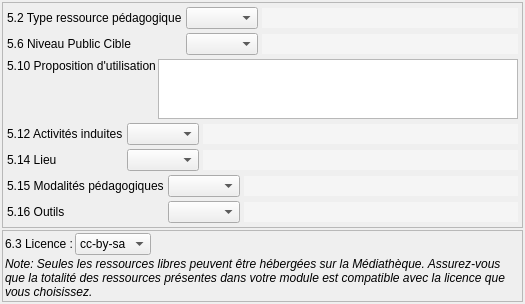
     <widget class="QWidget" name="widgetAbulEduMediathequePushPage2">
      <layout class="QGridLayout" name="gridLayout_14">
       <property name="leftMargin">
        <number>2</number>
       </property>
       <property name="topMargin">
        <number>2</number>
       </property>
       <property name="rightMargin">
        <number>2</number>
       </property>
       <property name="bottomMargin">
        <number>2</number>
       </property>
       <property name="spacing">
        <number>2</number>
       </property>
       <item row="0" column="0">
        <widget class="QFrame" name="frLOM5">
         <property name="frameShape">
          <enum>QFrame::StyledPanel</enum>
         </property>
         <property name="frameShadow">
          <enum>QFrame::Raised</enum>
         </property>
         <layout class="QGridLayout" name="gridLayout_10">
          <property name="leftMargin">
           <number>4</number>
          </property>
          <property name="topMargin">
           <number>4</number>
          </property>
          <property name="rightMargin">
           <number>4</number>
          </property>
          <property name="bottomMargin">
           <number>4</number>
          </property>
          <property name="spacing">
           <number>4</number>
          </property>
          <item row="0" column="0">
           <layout class="QGridLayout" name="gridLayout_11">
            <item row="0" column="0">
             <widget class="QLabel" name="lblLOM5_2">
              <property name="text">
               <string>5.2 Type ressource pédagogique</string>
              </property>
             </widget>
            </item>
            <item row="0" column="1">
             <widget class="QComboBox" name="cbLOM5_2"/>
            </item>
            <item row="1" column="0">
             <widget class="QLabel" name="lblLOM5_6">
              <property name="text">
               <string>5.6 Niveau Public Cible</string>
              </property>
             </widget>
            </item>
            <item row="1" column="1">
             <widget class="QComboBox" name="cbLOM5_6"/>
            </item>
            <item row="1" column="2">
             <widget class="QListWidget" name="lwLOM5_6">
              <property name="sizePolicy">
               <sizepolicy hsizetype="Expanding" vsizetype="Expanding">
                <horstretch>0</horstretch>
                <verstretch>0</verstretch>
               </sizepolicy>
              </property>
              <property name="maximumSize">
               <size>
                <width>16777215</width>
                <height>20</height>
               </size>
              </property>
              <property name="font">
               <font>
                <pointsize>8</pointsize>
               </font>
              </property>
              <property name="cursor" stdset="0">
               <cursorShape>PointingHandCursor</cursorShape>
              </property>
              <property name="styleSheet">
               <string notr="true">background: #f5f5f5;</string>
              </property>
              <property name="frameShape">
               <enum>QFrame::NoFrame</enum>
              </property>
              <property name="frameShadow">
               <enum>QFrame::Plain</enum>
              </property>
              <property name="lineWidth">
               <number>0</number>
              </property>
              <property name="verticalScrollBarPolicy">
               <enum>Qt::ScrollBarAlwaysOff</enum>
              </property>
              <property name="horizontalScrollBarPolicy">
               <enum>Qt::ScrollBarAlwaysOff</enum>
              </property>
              <property name="editTriggers">
               <set>QAbstractItemView::NoEditTriggers</set>
              </property>
              <property name="showDropIndicator" stdset="0">
               <bool>false</bool>
              </property>
              <property name="alternatingRowColors">
               <bool>true</bool>
              </property>
              <property name="flow">
               <enum>QListView::LeftToRight</enum>
              </property>
             </widget>
            </item>
            <item row="0" column="2">
             <widget class="QListWidget" name="lwLOM5_2">
              <property name="sizePolicy">
               <sizepolicy hsizetype="Expanding" vsizetype="Expanding">
                <horstretch>0</horstretch>
                <verstretch>0</verstretch>
               </sizepolicy>
              </property>
              <property name="maximumSize">
               <size>
                <width>16777215</width>
                <height>20</height>
               </size>
              </property>
              <property name="font">
               <font>
                <pointsize>8</pointsize>
               </font>
              </property>
              <property name="cursor" stdset="0">
               <cursorShape>PointingHandCursor</cursorShape>
              </property>
              <property name="styleSheet">
               <string notr="true">background: #f5f5f5;</string>
              </property>
              <property name="frameShape">
               <enum>QFrame::NoFrame</enum>
              </property>
              <property name="frameShadow">
               <enum>QFrame::Plain</enum>
              </property>
              <property name="lineWidth">
               <number>0</number>
              </property>
              <property name="verticalScrollBarPolicy">
               <enum>Qt::ScrollBarAlwaysOff</enum>
              </property>
              <property name="horizontalScrollBarPolicy">
               <enum>Qt::ScrollBarAlwaysOff</enum>
              </property>
              <property name="editTriggers">
               <set>QAbstractItemView::NoEditTriggers</set>
              </property>
              <property name="showDropIndicator" stdset="0">
               <bool>false</bool>
              </property>
              <property name="alternatingRowColors">
               <bool>true</bool>
              </property>
              <property name="flow">
               <enum>QListView::LeftToRight</enum>
              </property>
             </widget>
            </item>
           </layout>
          </item>
          <item row="1" column="0">
           <layout class="QGridLayout" name="glLOM5_10">
            <property name="spacing">
             <number>2</number>
            </property>
            <item row="0" column="0">
             <widget class="QLabel" name="lblLOM5_10">
              <property name="text">
               <string>5.10 Proposition d'utilisation</string>
              </property>
              <property name="alignment">
               <set>Qt::AlignLeading|Qt::AlignLeft|Qt::AlignTop</set>
              </property>
             </widget>
            </item>
            <item row="0" column="1">
             <widget class="QTextEdit" name="teLOM5_10">
              <property name="maximumSize">
               <size>
                <width>16777215</width>
                <height>60</height>
               </size>
              </property>
             </widget>
            </item>
           </layout>
          </item>
          <item row="2" column="0">
           <layout class="QGridLayout" name="gridLayout_12">
            <item row="0" column="0">
             <widget class="QLabel" name="lblLOM5_12">
              <property name="text">
               <string>5.12 Activités induites</string>
              </property>
             </widget>
            </item>
            <item row="0" column="1">
             <widget class="QComboBox" name="cbLOM5_12"/>
            </item>
            <item row="1" column="0">
             <widget class="QLabel" name="lblLOM5_14">
              <property name="text">
               <string>5.14 Lieu</string>
              </property>
             </widget>
            </item>
            <item row="1" column="1">
             <widget class="QComboBox" name="cbLOM5_14"/>
            </item>
            <item row="1" column="2">
             <widget class="QListWidget" name="lwLOM5_14">
              <property name="sizePolicy">
               <sizepolicy hsizetype="Expanding" vsizetype="Expanding">
                <horstretch>0</horstretch>
                <verstretch>0</verstretch>
               </sizepolicy>
              </property>
              <property name="maximumSize">
               <size>
                <width>16777215</width>
                <height>20</height>
               </size>
              </property>
              <property name="font">
               <font>
                <pointsize>8</pointsize>
               </font>
              </property>
              <property name="cursor" stdset="0">
               <cursorShape>PointingHandCursor</cursorShape>
              </property>
              <property name="styleSheet">
               <string notr="true">background: #f5f5f5;</string>
              </property>
              <property name="frameShape">
               <enum>QFrame::NoFrame</enum>
              </property>
              <property name="frameShadow">
               <enum>QFrame::Plain</enum>
              </property>
              <property name="lineWidth">
               <number>0</number>
              </property>
              <property name="verticalScrollBarPolicy">
               <enum>Qt::ScrollBarAlwaysOff</enum>
              </property>
              <property name="horizontalScrollBarPolicy">
               <enum>Qt::ScrollBarAlwaysOff</enum>
              </property>
              <property name="editTriggers">
               <set>QAbstractItemView::NoEditTriggers</set>
              </property>
              <property name="showDropIndicator" stdset="0">
               <bool>false</bool>
              </property>
              <property name="alternatingRowColors">
               <bool>true</bool>
              </property>
              <property name="flow">
               <enum>QListView::LeftToRight</enum>
              </property>
             </widget>
            </item>
            <item row="0" column="2">
             <widget class="QListWidget" name="lwLOM5_12">
              <property name="sizePolicy">
               <sizepolicy hsizetype="Expanding" vsizetype="Expanding">
                <horstretch>0</horstretch>
                <verstretch>0</verstretch>
               </sizepolicy>
              </property>
              <property name="maximumSize">
               <size>
                <width>16777215</width>
                <height>20</height>
               </size>
              </property>
              <property name="font">
               <font>
                <pointsize>8</pointsize>
               </font>
              </property>
              <property name="cursor" stdset="0">
               <cursorShape>PointingHandCursor</cursorShape>
              </property>
              <property name="styleSheet">
               <string notr="true">background: #f5f5f5;</string>
              </property>
              <property name="frameShape">
               <enum>QFrame::NoFrame</enum>
              </property>
              <property name="frameShadow">
               <enum>QFrame::Plain</enum>
              </property>
              <property name="lineWidth">
               <number>0</number>
              </property>
              <property name="verticalScrollBarPolicy">
               <enum>Qt::ScrollBarAlwaysOff</enum>
              </property>
              <property name="horizontalScrollBarPolicy">
               <enum>Qt::ScrollBarAlwaysOff</enum>
              </property>
              <property name="editTriggers">
               <set>QAbstractItemView::NoEditTriggers</set>
              </property>
              <property name="showDropIndicator" stdset="0">
               <bool>false</bool>
              </property>
              <property name="alternatingRowColors">
               <bool>true</bool>
              </property>
              <property name="flow">
               <enum>QListView::LeftToRight</enum>
              </property>
             </widget>
            </item>
           </layout>
          </item>
          <item row="3" column="0">
           <layout class="QGridLayout" name="gridLayout_13">
            <item row="0" column="0">
             <widget class="QLabel" name="lblLOM5_15">
              <property name="text">
               <string>5.15 Modalités pédagogiques</string>
              </property>
             </widget>
            </item>
            <item row="0" column="1">
             <widget class="QComboBox" name="cbLOM5_15"/>
            </item>
            <item row="1" column="0">
             <widget class="QLabel" name="lblLOM5_16">
              <property name="text">
               <string>5.16 Outils</string>
              </property>
             </widget>
            </item>
            <item row="1" column="1">
             <widget class="QComboBox" name="cbLOM5_16"/>
            </item>
            <item row="1" column="2">
             <widget class="QListWidget" name="lwLOM5_16">
              <property name="sizePolicy">
               <sizepolicy hsizetype="Expanding" vsizetype="Expanding">
                <horstretch>0</horstretch>
                <verstretch>0</verstretch>
               </sizepolicy>
              </property>
              <property name="maximumSize">
               <size>
                <width>16777215</width>
                <height>20</height>
               </size>
              </property>
              <property name="font">
               <font>
                <pointsize>8</pointsize>
               </font>
              </property>
              <property name="cursor" stdset="0">
               <cursorShape>PointingHandCursor</cursorShape>
              </property>
              <property name="styleSheet">
               <string notr="true">background: #f5f5f5;</string>
              </property>
              <property name="frameShape">
               <enum>QFrame::NoFrame</enum>
              </property>
              <property name="frameShadow">
               <enum>QFrame::Plain</enum>
              </property>
              <property name="lineWidth">
               <number>0</number>
              </property>
              <property name="verticalScrollBarPolicy">
               <enum>Qt::ScrollBarAlwaysOff</enum>
              </property>
              <property name="horizontalScrollBarPolicy">
               <enum>Qt::ScrollBarAlwaysOff</enum>
              </property>
              <property name="editTriggers">
               <set>QAbstractItemView::NoEditTriggers</set>
              </property>
              <property name="showDropIndicator" stdset="0">
               <bool>false</bool>
              </property>
              <property name="alternatingRowColors">
               <bool>true</bool>
              </property>
              <property name="flow">
               <enum>QListView::LeftToRight</enum>
              </property>
             </widget>
            </item>
            <item row="0" column="2">
             <widget class="QListWidget" name="lwLOM5_15">
              <property name="sizePolicy">
               <sizepolicy hsizetype="Expanding" vsizetype="Expanding">
                <horstretch>0</horstretch>
                <verstretch>0</verstretch>
               </sizepolicy>
              </property>
              <property name="maximumSize">
               <size>
                <width>16777215</width>
                <height>20</height>
               </size>
              </property>
              <property name="font">
               <font>
                <pointsize>8</pointsize>
               </font>
              </property>
              <property name="cursor" stdset="0">
               <cursorShape>PointingHandCursor</cursorShape>
              </property>
              <property name="styleSheet">
               <string notr="true">background: #f5f5f5;</string>
              </property>
              <property name="frameShape">
               <enum>QFrame::NoFrame</enum>
              </property>
              <property name="frameShadow">
               <enum>QFrame::Plain</enum>
              </property>
              <property name="lineWidth">
               <number>0</number>
              </property>
              <property name="verticalScrollBarPolicy">
               <enum>Qt::ScrollBarAlwaysOff</enum>
              </property>
              <property name="horizontalScrollBarPolicy">
               <enum>Qt::ScrollBarAlwaysOff</enum>
              </property>
              <property name="editTriggers">
               <set>QAbstractItemView::NoEditTriggers</set>
              </property>
              <property name="showDropIndicator" stdset="0">
               <bool>false</bool>
              </property>
              <property name="alternatingRowColors">
               <bool>true</bool>
              </property>
              <property name="flow">
               <enum>QListView::LeftToRight</enum>
              </property>
             </widget>
            </item>
           </layout>
          </item>
         </layout>
        </widget>
       </item>
       <item row="1" column="0">
        <widget class="QFrame" name="frLOM6">
         <property name="frameShape">
          <enum>QFrame::StyledPanel</enum>
         </property>
         <property name="frameShadow">
          <enum>QFrame::Raised</enum>
         </property>
         <layout class="QGridLayout" name="gridLayout_2">
          <property name="leftMargin">
           <number>2</number>
          </property>
          <property name="topMargin">
           <number>2</number>
          </property>
          <property name="rightMargin">
           <number>2</number>
          </property>
          <property name="bottomMargin">
           <number>2</number>
          </property>
          <property name="spacing">
           <number>2</number>
          </property>
          <item row="1" column="1">
           <widget class="QLabel" name="lblLOM6Licence">
            <property name="text">
             <string>6.3 Licence :</string>
            </property>
            <property name="wordWrap">
             <bool>false</bool>
            </property>
           </widget>
          </item>
          <item row="1" column="2">
           <widget class="QComboBox" name="cbLOM6Licence">
            <item>
             <property name="text">
              <string>cc-by-sa</string>
             </property>
            </item>
            <item>
             <property name="text">
              <string>cc-by</string>
             </property>
            </item>
            <item>
             <property name="text">
              <string>cc0</string>
             </property>
            </item>
            <item>
             <property name="text">
              <string>cc</string>
             </property>
            </item>
            <item>
             <property name="text">
              <string>lal</string>
             </property>
            </item>
            <item>
             <property name="text">
              <string>gfdl</string>
             </property>
            </item>
           </widget>
          </item>
          <item row="1" column="3">
           <spacer name="horizontalSpacer_3">
            <property name="orientation">
             <enum>Qt::Horizontal</enum>
            </property>
            <property name="sizeHint" stdset="0">
             <size>
              <width>40</width>
              <height>20</height>
             </size>
            </property>
           </spacer>
          </item>
          <item row="2" column="1" colspan="3">
           <widget class="QLabel" name="label_2">
            <property name="font">
             <font>
              <italic>true</italic>
             </font>
            </property>
            <property name="text">
             <string>Note: Seules les ressources libres peuvent être hébergées sur la Médiathèque. Assurez-vous que la totalité des ressources présentes dans votre module est compatible avec la licence que vous choisissez.</string>
            </property>
            <property name="wordWrap">
             <bool>true</bool>
            </property>
           </widget>
          </item>
         </layout>
        </widget>
       </item>
      </layout>
     </widget>
